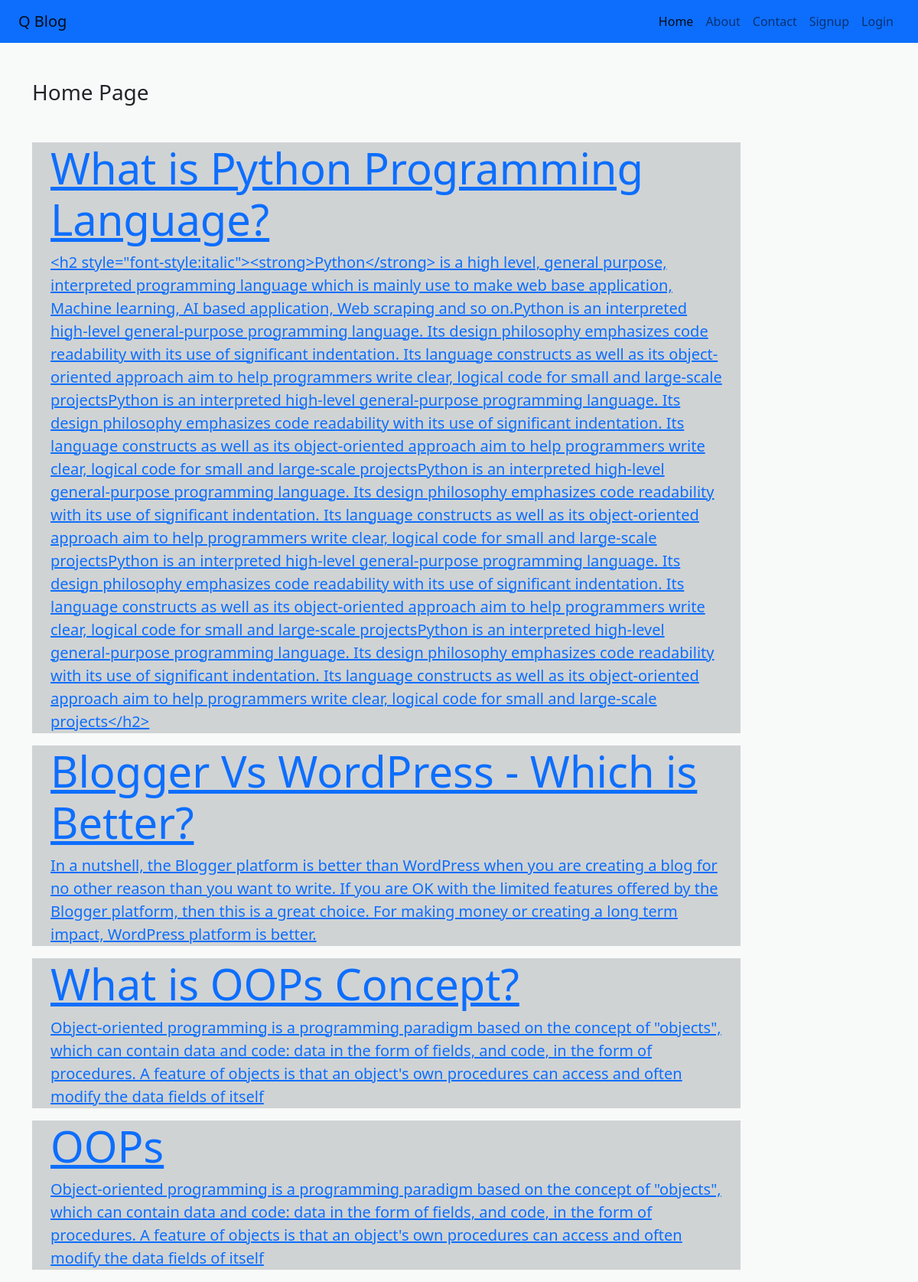
The page / on the database its author committed.
### miniblog/models.py (models this page shows)
class Post(models.Model):
    title = models.CharField(max_length=150)
    desc = RichTextField(default="")

### miniblog/views.py (the view)
# urls.py: 2. Add a URL to urlpatterns:  path('', views.home, name='home')
def home(request):
    posts = Post.objects.all()
    return render(request,'miniblog/home.html',{'posts':posts})

### miniblog/templates/miniblog/home.html
{% extends 'miniblog/base.html' %}
{% load static %}
{% block content %}
<div class="col-sm-10">
    <h3 class="text-dark my-5">Home Page</h3>
    {% for post in posts %}
    <a href="{% url 'postdetails' post.id %}">
        <div class="jumbotron jumbotron-fluid jumbo-color">
            <div class="container">
                <h2 class="display-4 font-weight-bold">{{post.title}}</h2>
                <p class="lead">{{post.desc}}</p>
            </div>
        </div>
    </a>
    {% endfor %}
</div>
{% endblock content %}

### miniblog/static/miniblog/css/style.css (style rules this page uses)
body { background-color: #F8F9F9; color: #2C3E50; }
.jumbo-color { background-color: #D0D3D4; }

### rows shown on the page
Post: title "What is Python Programming Language?", desc "<h2 style=\"font-style:italic\"><strong>Python</strong> is a high level, general purpose, interpreted programming language which is mainly use to make web base application, Machine learning, AI based application, Web scraping and so on.Python is an interpreted high-level general-purpose programming language. Its design philosophy emphasizes code readability with its use of significant indentation. Its language constructs as well as its object-oriented approach aim to help programmers write clear, logical code for small and large-scale projectsPython is an interpreted high-level general-purpose programming language. Its design philosophy emphasizes code readability with its use of significant…"
Post: title "Blogger Vs WordPress - Which is Better?", desc "In a nutshell, the Blogger platform is better than WordPress when you are creating a blog for no other reason than you want to write. If you are OK with the limited features offered by the Blogger platform, then this is a great choice. For making money or creating a long term impact, WordPress platform is better."
Post: title "What is OOPs Concept?", desc "Object-oriented programming is a programming paradigm based on the concept of \"objects\", which can contain data and code: data in the form of fields, and code, in the form of procedures. A feature of objects is that an object's own procedures can access and often modify the data fields of itself"
Post: title "OOPs", desc "Object-oriented programming is a programming paradigm based on the concept of \"objects\", which can contain data and code: data in the form of fields, and code, in the form of procedures. A feature of objects is that an object's own procedures can access and often modify the data fields of itself"
